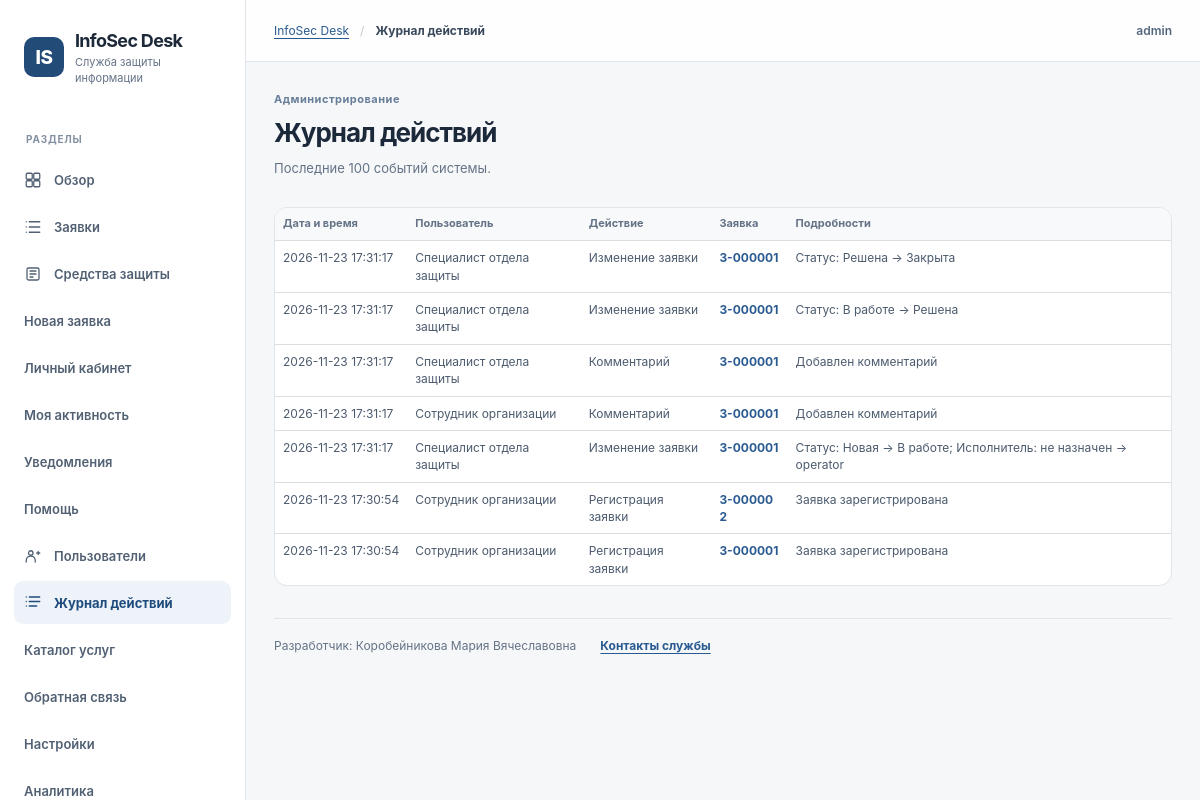
The app's page /audit (signed in) with its own data.
### tables this page shows
CREATE TABLE users (
    id INTEGER PRIMARY KEY,
    username TEXT NOT NULL UNIQUE COLLATE NOCASE,
    full_name TEXT NOT NULL,
    password_hash TEXT NOT NULL,
    role TEXT NOT NULL CHECK (role IN ('requester', 'operator', 'admin')),
    active INTEGER NOT NULL DEFAULT 1 CHECK (active IN (0, 1)),
    created_at TEXT NOT NULL DEFAULT (datetime('now'))
);

CREATE TABLE audit_events (
    id INTEGER PRIMARY KEY,
    actor_id INTEGER REFERENCES users(id) ON DELETE SET NULL,
    ticket_id INTEGER REFERENCES tickets(id) ON DELETE SET NULL,
    action TEXT NOT NULL,
    details TEXT NOT NULL DEFAULT '',
    created_at TEXT NOT NULL DEFAULT (datetime('now'))
);

### src/infosec_desk/web.py (the view)
    @app.get("/audit")
    def audit_page():
        require_user({"admin"})
        return show("audit.html", "Журнал действий", events=service.audit_events(db_path))

### src/infosec_desk/db.py (called while the page is built)
def connect(path: str | Path) -> sqlite3.Connection:
    db = sqlite3.connect(str(path), timeout=10)
    db.row_factory = sqlite3.Row
    db.execute("PRAGMA foreign_keys = ON")
    db.execute("PRAGMA busy_timeout = 5000")
    return db

### src/infosec_desk/security.py (called while the page is built)
def new_csrf_token() -> str:
    return secrets.token_urlsafe(32)

### src/infosec_desk/service.py (called while the page is built)
def find_user(db_path, user_id):
    with connect(db_path) as db:
        row = db.execute(
            "SELECT id,username,full_name,role,active FROM users WHERE id=?", (user_id,)
        ).fetchone()
    return dict(row) if row and row["active"] else None

def audit_events(db_path, limit=100):
    with connect(db_path) as db:
        return [
            dict(row)
            for row in db.execute(
                (
                    "SELECT a.*,u.full_name AS actor_name FROM audit_events a\n"
                    "               LEFT JOIN users u ON a.actor_id=u.id ORDER BY a.id DESC "
                    "LIMIT ?"
                ),
                (limit,),
            )
        ]

def get_settings(db_path):
    with connect(db_path) as db:
        settings = {
            r["setting_key"]: r["setting_value"]
            for r in db.execute("SELECT * FROM application_settings")
        }
    return {
        "help_email": settings.get("help_email", "Уточняется у администратора"),
        "office_hours": settings.get("office_hours", "Пн-Пт, 09:00-18:00"),
        "site_title": settings.get("site_title", "InfoSec Desk"),
    }

### src/infosec_desk/templates/audit.html
{% extends "base.html" %}
{% block content %}
<div class="page-head"><div><p class="section-label">Администрирование</p><h1>Журнал действий</h1><p class="page-description">Последние 100 событий системы.</p></div></div>
<section class="panel" aria-label="Журнал действий">
  <div class="table-wrap"><table class="data-table">
    <thead><tr><th scope="col">Дата и время</th><th scope="col">Пользователь</th><th scope="col">Действие</th><th scope="col">Заявка</th><th scope="col">Подробности</th></tr></thead>
    <tbody>{% for item in events %}
      <tr><td class="nowrap">{{ item.created_at }}</td><td>{{ item.actor_name or 'Система' }}</td><td>{{ {'created':'Регистрация заявки', 'commented':'Комментарий', 'updated':'Изменение заявки', 'password_reset':'Смена пароля', 'user_edited':'Изменение пользователя', 'asset_edited':'Изменение СЗИ', 'asset_archived':'Удаление СЗИ'}.get(item.action,item.action) }}</td><td>{% if item.ticket_id %}<a class="text-link" href="/tickets/{{ item.ticket_id }}">{{ item.ticket_id | ticket_no }}</a>{% else %} - {% endif %}</td><td>{{ item.details }}</td></tr>
    {% else %}<tr><td colspan="5" class="empty-cell"><div class="empty-state"><strong>Событий пока нет</strong><p>Операции пользователей будут отражаться здесь.</p></div></td></tr>{% endfor %}</tbody>
  </table></div>
</section>
{% endblock %}

### src/infosec_desk/templates/base.html (shortened to what this page needs)
<!DOCTYPE html>
<html lang="ru">
<head>
  <link rel="stylesheet" href="/static/style.css?v=4">
</head>
<body>
<div class="layout">
  <aside class="sidebar" aria-label="Навигация">
    <a class="brand" href="/public/overview" aria-label="InfoSec Desk, на главную">
      <span class="brand-mark" aria-hidden="true">IS</span>
      <span><strong>InfoSec Desk</strong><small>Служба защиты информации</small></span>
    </a>
    <div class="sidebar-label">Разделы</div>
    <nav class="menu" aria-label="Главное меню">
      {% if user %}
      <a href="/" class="{{ 'active' if request.path == '/' else '' }}" {% if request.path == '/' %}aria-current="page"{% endif %}>
        Обзор
      </a>
      <a href="/tickets" class="{{ 'active' if request.path.startswith('/tickets') else '' }}" {% if request.path.startswith('/tickets') %}aria-current="page"{% endif %}>
        <svg class="menu-icon" aria-hidden="true" viewBox="0 0 24 24" fill="none" stroke="currentColor" stroke-width="1.7" stroke-linecap="round" stroke-linejoin="round"><path d="M7 5h14M7 12h14M7 19h14"/><path d="M3 5h.01M3 12h.01M3 19h.01"/></svg>
        Заявки
      </a>
      <a href="/assets" class="{{ 'active' if request.path == '/assets' else '' }}" {% if request.path == '/assets' %}aria-current="page"{% endif %}>
        <svg class="menu-icon" aria-hidden="true" viewBox="0 0 24 24" fill="none" stroke="currentColor" stroke-width="1.7" stroke-linecap="round" stroke-linejoin="round"><rect x="4" y="4" width="16" height="16" rx="2"/><path d="M8 8h8M8 12h8M8 16h4"/></svg>
        Средства защиты
      </a>
      <a href="/tickets/new">Новая заявка</a>
      <a href="/profile">Личный кабинет</a>
      <a href="/my-activity">Моя активность</a>
      <a href="/notifications">Уведомления</a>
      <a href="/my-help">Помощь</a>
      {% if user.role == 'admin' %}
      <a href="/users" class="{{ 'active' if request.path == '/users' else '' }}" {% if request.path == '/users' %}aria-current="page"{% endif %}>
        <svg class="menu-icon" aria-hidden="true" viewBox="0 0 24 24" fill="none" stroke="currentColor" stroke-width="1.7" stroke-linecap="round" stroke-linejoin="round"><circle cx="9" cy="8" r="3"/><path d="M3 20v-2a6 6 0 0 1 12 0v2M17 8h4M19 6v4"/></svg>
        Пользователи
      </a>
      <a href="/audit" class="{{ 'active' if request.path == '/audit' else '' }}" {% if request.path == '/audit' %}aria-current="page"{% endif %}>
        <svg class="menu-icon" aria-hidden="true" viewBox="0 0 24 24" fill="none" stroke="currentColor" stroke-width="1.7" stroke-linecap="round" stroke-linejoin="round"><path d="M7 4h14M7 10h14M7 16h10M3 4h.01M3 10h.01M3 16h.01"/></svg>
        Журнал действий
      </a>
      <a href="/admin/services">Каталог услуг</a>
      <a href="/admin/feedback">Обратная связь</a>
      <a href="/admin/settings">Настройки</a>
      <a href="/admin/analytics">Аналитика</a>
      {% endif %}
      {% endif %}
    </nav>
  </aside>
  <main class="content" id="main-content">
    <header class="topbar">
      <nav class="topbar-path" aria-label="Хлебные крошки">
        <a href="/public/overview">InfoSec Desk</a><span class="topbar-divider">/</span>
        <strong aria-current="page">{{ title }}</strong>
      </nav>
      <div class="topbar-account">
        <span class="topbar-user">{{ user.username if user else 'Гость' }}</span>
      </div>
    </header>
    <div class="page">
      {% block content %}{% endblock %}
      <footer class="site-footer">
        <span>Разработчик: Коробейникова Мария Вячеславовна</span>
        <a href="/public/contacts">Контакты службы</a>
      </footer>
    </div>
  </main>
</div>
</body>
</html>

### src/infosec_desk/static/style.css (style rules this page uses)
:root { font-family: -apple-system, BlinkMacSystemFont, "Segoe UI", Arial, sans-serif; color: #253041; background: #f6f7f9; font-size: 14px; line-height: 1.45; font-synthesis: none; --ink: #253041; --muted: #657386; --subtle: #8490a0; --border: #e0e5eb; --accent: #295a91; --accent-hover: #214978; --surface: #fff; --canvas: #f6f7f9; --ring: #90b8ea; }
* { box-sizing: border-box; }
body { margin: 0; }
a { color: inherit; text-decoration: none; }
.layout { display: flex; min-height: 100vh; }
.sidebar { width: 246px; min-width: 246px; display: flex; flex-direction: column; padding: 28px 14px 18px; background: var(--surface); border-right: 1px solid var(--border); position: sticky; top: 0; height: 100vh; }
.brand { display: flex; gap: 11px; align-items: center; padding: 0 10px; margin: 0 0 45px; }
.brand-mark { display: grid; place-items: center; flex: 0 0 40px; height: 40px; width: 40px; border-radius: 10px; font-weight: 800; font-size: 19px; letter-spacing: -.6px; color: white; background: #234b78; }
.brand strong { display: block; font-weight: 720; font-size: 18px; letter-spacing: -.7px; color: #1d2939; }
.brand small { display: block; margin-top: 1px; color: var(--muted); font-size: 11px; }
.sidebar-label { padding: 0 12px; margin-bottom: 12px; text-transform: uppercase; letter-spacing: .08em; font-size: 10px; font-weight: 700; color: #8290a1; }
.menu { display: grid; gap: 4px; }
.menu a { display: flex; align-items: center; gap: 12px; min-height: 43px; padding: 10px 13px; border-radius: 9px; font-size: 13px; font-weight: 570; color: #516073; transition: background .15s ease, color .15s ease; }
.menu a.active { background: #edf3f9; color: #1f4b7c; font-weight: 690; }
.menu-icon { width: 18px; height: 18px; display: block; flex: 0 0 18px; }
.content { flex: 1; min-width: 0; }
.topbar { min-height: 62px; border-bottom: 1px solid var(--border); background: rgba(255,255,255,.9); display: flex; justify-content: space-between; align-items: center; gap: 20px; padding: 0 38px; }
.topbar-path { display: flex; align-items: center; gap: 11px; color: var(--muted); font-size: 12px; }
.topbar-path strong { font-weight: 650; color: #39495c; }
.topbar-divider { color: #c0c8d1; }
.topbar-user { font-size: 12px; color: #52677d; font-weight: 600; }
.page { max-width: 1490px; margin: 0 auto; padding: 38px 40px 70px; }
.page-head { display: flex; align-items: flex-start; justify-content: space-between; gap: 22px; margin-bottom: 28px; }
.page-head h1, .page-title { margin: 0; color: #1c293b; font-size: clamp(26px, 2.1vw, 33px); font-weight: 720; letter-spacing: -1px; line-height: 1.25; }
.page-description { margin: 9px 0 0; color: var(--muted); font-size: 13px; line-height: 1.6; }
.section-label { margin: 0 0 9px; color: #677e99; font-size: 11px; font-weight: 720; letter-spacing: .045em; }
p { margin-top: 0; }
.text-link { color: var(--accent); font-weight: 650; font-size: 12px; }
.panel { margin-top: 22px; overflow: hidden; border: 1px solid var(--border); border-radius: 13px; background: #fff; }
.table-wrap { overflow-x: auto; }
.data-table { width: 100%; border-collapse: collapse; text-align: left; font-size: 12px; }
.data-table th { padding: 14px 20px; font-size: 11px; font-weight: 660; color: #647386; white-space: nowrap; background: #f8f9fb; border-bottom: 1px solid #e7ecf0; }
.data-table td { padding: 17px 20px; border-bottom: 1px solid #edf0f3; color: #4c5b6e; vertical-align: middle; }
.data-table tr:last-child td { border-bottom: 0; }
.nowrap { white-space: nowrap; }
@media (max-width:1280px) { .page { padding: 30px 28px 55px; } }
@media (max-width:1280px) { .topbar { padding: 0 28px; } }
.topbar-account { display: flex; align-items: center; gap: 14px; flex-shrink: 0; }
.topbar-path a { color: var(--accent); text-decoration: underline; text-underline-offset: 3px; }
.sidebar { overflow-y: auto; max-height: 100vh; }
.menu a { padding: 8px 10px; }
.site-footer { margin-top: 32px; padding: 18px 0 0; border-top: 1px solid var(--border); display: flex; flex-wrap: wrap; align-items: center; gap: 9px 24px; color: var(--muted); font-size: 12px; line-height: 1.5; }
.site-footer a { color: var(--accent); text-decoration: underline; text-underline-offset: 3px; font-weight: 650; }
.panel table { width: 100%; border-collapse: collapse; }
.panel th, .panel td { border-bottom: 1px solid #ddd; text-align: left; padding: 8px; vertical-align: top; overflow-wrap: anywhere; }
.data-table td { overflow-wrap: anywhere; }

### records on screen
users: username "admin"
audit_events: created_at "2026-11-23 17:31:17", full_name "Специалист отдела защиты", action "Изменение заявки", ticket_id|ticket_no "З-000001", details "Статус: Решена -> Закрыта"
audit_events: created_at "2026-11-23 17:31:17", full_name "Специалист отдела защиты", action "Изменение заявки", ticket_id|ticket_no "З-000001", details "Статус: В работе -> Решена"
audit_events: created_at "2026-11-23 17:31:17", full_name "Специалист отдела защиты", action "Комментарий", ticket_id|ticket_no "З-000001", details "Добавлен комментарий"
audit_events: created_at "2026-11-23 17:31:17", full_name "Сотрудник организации", action "Комментарий", ticket_id|ticket_no "З-000001", details "Добавлен комментарий"
audit_events: created_at "2026-11-23 17:31:17", full_name "Специалист отдела защиты", action "Изменение заявки", ticket_id|ticket_no "З-000001", details "Статус: Новая -> В работе; Исполнитель: не назначен -> operator"
audit_events: created_at "2026-11-23 17:30:54", full_name "Сотрудник организации", action "Регистрация заявки", ticket_id|ticket_no "З-000002", details "Заявка зарегистрирована"
audit_events: created_at "2026-11-23 17:30:54", full_name "Сотрудник организации", action "Регистрация заявки", ticket_id|ticket_no "З-000001", details "Заявка зарегистрирована"

### other values on screen
{{ title }} "Журнал действий"
